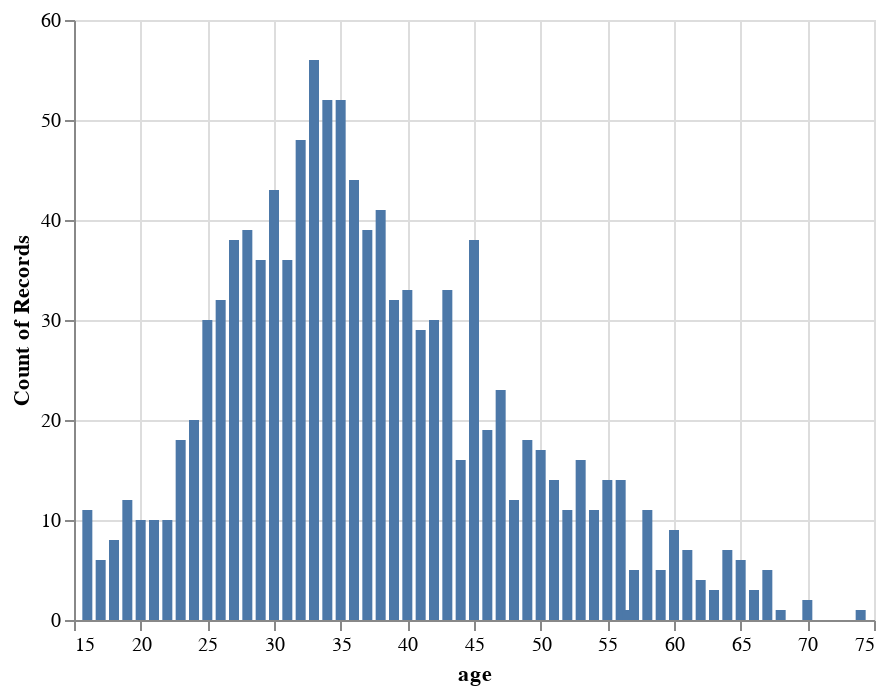

Notebook source saved alongside this figure:
### Markdown cell above
### Histograms

In the lecture material we practiced making bar charts. But let's try something a little different. Bar charts are used for categorical variables but what if you wanted to see the distribution of the male runners age which is a continuous variable? In this case you would have to plot a histogram. The lucky thing is, it's simpler than bar charts.   
Let's plot the histogram of male runner's age together.

### Code cell
# to plot a histogram, we use the .mark_bar() function
# setting y='count()' tells altair that we would like to count the number of individual in 
# each age group
alt.Chart(male_runners).mark_bar().encode(
    x='age',
    y='count()'
)

### Figure 1 — Vega-Lite specification as saved in the notebook (floating-point values rounded to 4 significant figures; data arrays with more than 128 entries replaced by an {"elided": "..."} marker saying what was removed)
{"config": {"view": {"continuousWidth": 400, "continuousHeight": 300}}, "data": {"name": "data-53b61f080de2773e6b97f76141f68852"}, "mark": "bar", "encoding": {"x": {"type": "quantitative", "field": "age"}, "y": {"type": "quantitative", "aggregate": "count"}}, "$schema": "https://vega.github.io/schema/vega-lite/v4.8.1.json", "datasets": {"data-53b61f080de2773e6b97f76141f68852": {"elided": "1141 records"}}}
